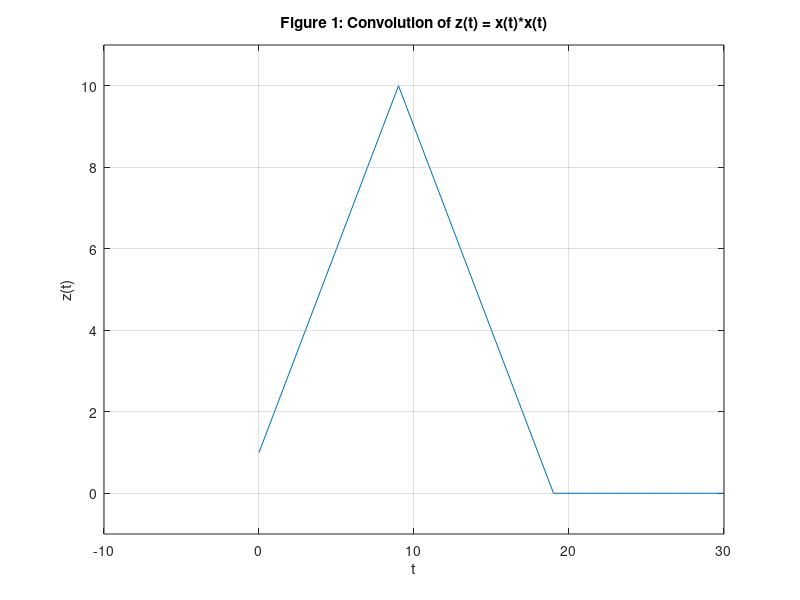

MATLAB code for this plot:
N = 100;
PulseWidth = 10;
x = [ones(1,PulseWidth), zeros(1,N-PulseWidth)];
z = conv(x,x);
t2 = [0:1:2*(N-1)];
figure;
plot(t2,z);
grid on;
axis([-10,30,-1,11])
xlabel('t');
ylabel('z(t)');
title('Figure 1: Convolution of z(t) = x(t)*x(t)');